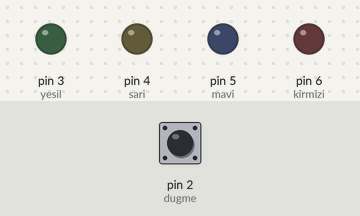
Bench run of a sketch on a simulated Arduino Uno, built with avr-gcc and run on an emulated ATmega328P. On the bench: output pins drawn as LEDs (lit = HIGH). The test bench sets the inputs (shaded band); at power-on: pin 2 (dugme) LOW. Random numbers use the default seed unless the sketch sets one; what the sketch prints to the serial monitor is not drawn.

Above: at 1.2 s.
1.3 s: pin 2 (dugme) driven HIGH
At 1.59 s:
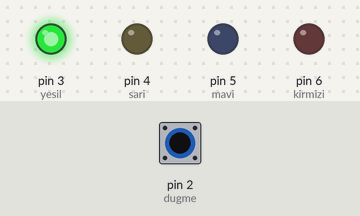
4.3 s: pin 2 (dugme) driven LOW
7.3 s: pin 2 (dugme) driven HIGH
At 7.79 s:
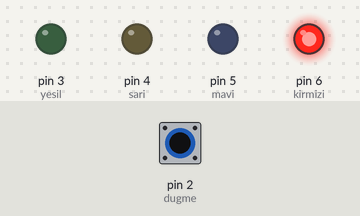
10.3 s: pin 2 (dugme) pulsed LOW 5 times (0.12 s each, 0.3 s apart)
At 10.76 s:
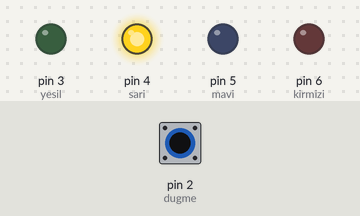
14.8 s: pin 2 (dugme) pulsed LOW 2 times (0.12 s each, 0.3 s apart)
Timing chart, 0 to 26.8 s (numbered marks = the images above; inputs shaded):
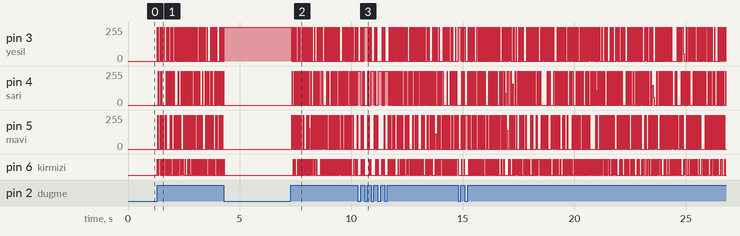

The sketch:

buton_ile_rastgele_led_yakma.ino
```cpp
int dugme=2;
int yesil=3;
int sari=4;
int mavi =5;
int kirmizi=6;
int numara=0;

void setup()
{
  Serial.begin(9600);
  pinMode(dugme,INPUT);
  pinMode(yesil,OUTPUT);
  pinMode(sari,OUTPUT);
  pinMode(mavi,OUTPUT);
  pinMode(kirmizi,OUTPUT);
  randomSeed(analogRead(A0));

}

void loop()
{
  if(digitalRead(dugme)==HIGH)
  {
    numara = random(3,7);
    Serial.print(numara);
  }


  switch (numara)
  {
    case 3:

    Serial.println(":Yesil");
    digitalWrite(yesil,HIGH);
    digitalWrite(sari,LOW);
    digitalWrite(mavi,LOW);
    digitalWrite(kirmizi,LOW);
    break;
    case 4:
    Serial.println(":Sari");
    digitalWrite(yesil,LOW);
    digitalWrite(sari,HIGH);
    digitalWrite(mavi,LOW);
    digitalWrite(kirmizi,LOW);
    break;
    case 5:
    Serial.println(":Mavi");
    digitalWrite(yesil,LOW);
    digitalWrite(sari,LOW);
    digitalWrite(mavi,HIGH);
    digitalWrite(kirmizi,LOW);
    break;
    case 6:
    Serial.println(":Kırmızı");
    digitalWrite(yesil,LOW);
    digitalWrite(sari,LOW);
    digitalWrite(mavi,LOW);
    digitalWrite(kirmizi,HIGH);
    break;
  }
}
```
